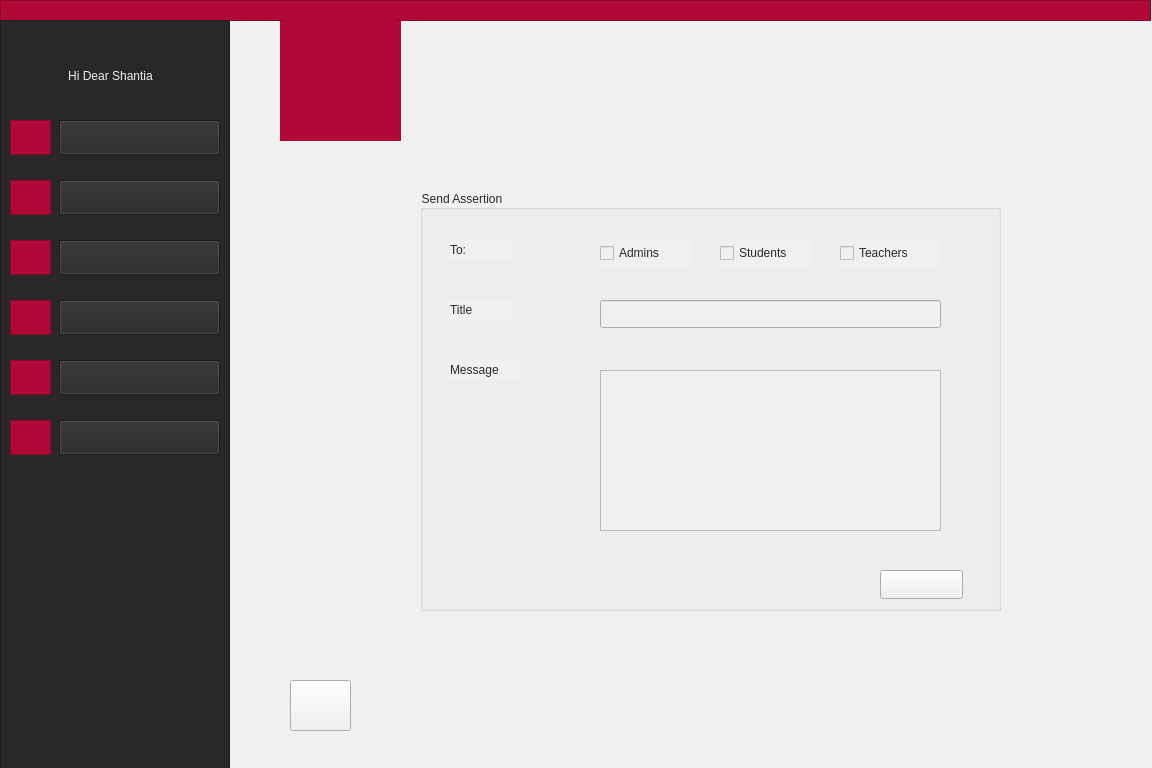
<?xml version="1.0" encoding="UTF-8"?>
<ui version="4.0">
 <class>AdminSendAssertion</class>
 <widget class="QWidget" name="AdminSendAssertion">
  <property name="geometry">
   <rect>
    <x>0</x>
    <y>0</y>
    <width>1152</width>
    <height>768</height>
   </rect>
  </property>
  <property name="minimumSize">
   <size>
    <width>1152</width>
    <height>768</height>
   </size>
  </property>
  <property name="windowTitle">
   <string>Form</string>
  </property>
  <property name="styleSheet">
   <string notr="true">background-color: rgb(240, 240, 240);</string>
  </property>
  <widget class="QLabel" name="label">
   <property name="geometry">
    <rect>
     <x>280</x>
     <y>20</y>
     <width>121</width>
     <height>121</height>
    </rect>
   </property>
   <property name="styleSheet">
    <string notr="true">background-color: rgb(178, 8, 55);
border-color: rgb(178, 8, 55);
</string>
   </property>
   <property name="text">
    <string/>
   </property>
   <property name="pixmap">
    <pixmap>:/AjaxLogo/filename.jpg</pixmap>
   </property>
   <property name="scaledContents">
    <bool>true</bool>
   </property>
   <property name="alignment">
    <set>Qt::AlignCenter</set>
   </property>
  </widget>
  <widget class="QLabel" name="label_9">
   <property name="geometry">
    <rect>
     <x>285</x>
     <y>20</y>
     <width>111</width>
     <height>111</height>
    </rect>
   </property>
   <property name="styleSheet">
    <string notr="true">background-color: rgb(178, 8, 55);</string>
   </property>
   <property name="text">
    <string/>
   </property>
   <property name="pixmap">
    <pixmap resource="pictures.qrc">:/logo/filename.jpg</pixmap>
   </property>
   <property name="scaledContents">
    <bool>true</bool>
   </property>
  </widget>
  <widget class="QFrame" name="frame">
   <property name="geometry">
    <rect>
     <x>0</x>
     <y>0</y>
     <width>1151</width>
     <height>21</height>
    </rect>
   </property>
   <property name="styleSheet">
    <string notr="true">background-color: rgb(178, 8, 55);
border-color: rgb(178, 8, 55);</string>
   </property>
   <property name="frameShape">
    <enum>QFrame::StyledPanel</enum>
   </property>
   <property name="frameShadow">
    <enum>QFrame::Raised</enum>
   </property>
  </widget>
  <widget class="QFrame" name="frame_2">
   <property name="geometry">
    <rect>
     <x>0</x>
     <y>20</y>
     <width>230</width>
     <height>768</height>
    </rect>
   </property>
   <property name="styleSheet">
    <string notr="true">background-color: rgb(41, 39, 40);
border-color: rgb(41, 39, 40);</string>
   </property>
   <property name="frameShape">
    <enum>QFrame::StyledPanel</enum>
   </property>
   <property name="frameShadow">
    <enum>QFrame::Raised</enum>
   </property>
   <widget class="QPushButton" name="pushButton">
    <property name="geometry">
     <rect>
      <x>59</x>
      <y>100</y>
      <width>161</width>
      <height>35</height>
     </rect>
    </property>
    <property name="styleSheet">
     <string notr="true">font: 11pt &quot;Montserrat&quot;;
</string>
    </property>
    <property name="text">
     <string/>
    </property>
   </widget>
   <widget class="QPushButton" name="pushButton_2">
    <property name="geometry">
     <rect>
      <x>59</x>
      <y>160</y>
      <width>161</width>
      <height>35</height>
     </rect>
    </property>
    <property name="styleSheet">
     <string notr="true">font: 11pt &quot;Montserrat&quot;;
</string>
    </property>
    <property name="text">
     <string/>
    </property>
   </widget>
   <widget class="QPushButton" name="pushButton_3">
    <property name="geometry">
     <rect>
      <x>59</x>
      <y>220</y>
      <width>161</width>
      <height>35</height>
     </rect>
    </property>
    <property name="styleSheet">
     <string notr="true">font: 11pt &quot;Montserrat&quot;;
</string>
    </property>
    <property name="text">
     <string/>
    </property>
   </widget>
   <widget class="QPushButton" name="pushButton_4">
    <property name="geometry">
     <rect>
      <x>59</x>
      <y>280</y>
      <width>161</width>
      <height>35</height>
     </rect>
    </property>
    <property name="styleSheet">
     <string notr="true">font: 11pt &quot;Montserrat&quot;;
</string>
    </property>
    <property name="text">
     <string/>
    </property>
   </widget>
   <widget class="QFrame" name="frame_3">
    <property name="geometry">
     <rect>
      <x>10</x>
      <y>100</y>
      <width>41</width>
      <height>35</height>
     </rect>
    </property>
    <property name="styleSheet">
     <string notr="true">background-color: rgb(178, 8, 55);
border-color: rgb(178, 8, 55);</string>
    </property>
    <property name="frameShape">
     <enum>QFrame::StyledPanel</enum>
    </property>
    <property name="frameShadow">
     <enum>QFrame::Raised</enum>
    </property>
    <widget class="QLabel" name="label_6">
     <property name="geometry">
      <rect>
       <x>5</x>
       <y>1</y>
       <width>31</width>
       <height>31</height>
      </rect>
     </property>
     <property name="styleSheet">
      <string notr="true"/>
     </property>
     <property name="text">
      <string/>
     </property>
     <property name="pixmap">
      <pixmap resource="icon.qrc">:/icon/profile.png</pixmap>
     </property>
     <property name="scaledContents">
      <bool>true</bool>
     </property>
    </widget>
   </widget>
   <widget class="QFrame" name="frame_5">
    <property name="geometry">
     <rect>
      <x>10</x>
      <y>160</y>
      <width>41</width>
      <height>35</height>
     </rect>
    </property>
    <property name="cursor">
     <cursorShape>ArrowCursor</cursorShape>
    </property>
    <property name="styleSheet">
     <string notr="true">background-color: rgb(178, 8, 55);
border-color: rgb(178, 8, 55);</string>
    </property>
    <property name="frameShape">
     <enum>QFrame::StyledPanel</enum>
    </property>
    <property name="frameShadow">
     <enum>QFrame::Raised</enum>
    </property>
    <widget class="QLabel" name="label_10">
     <property name="geometry">
      <rect>
       <x>5</x>
       <y>2</y>
       <width>31</width>
       <height>31</height>
      </rect>
     </property>
     <property name="text">
      <string/>
     </property>
     <property name="pixmap">
      <pixmap resource="icon.qrc">:/icon/message.png</pixmap>
     </property>
     <property name="scaledContents">
      <bool>true</bool>
     </property>
    </widget>
   </widget>
   <widget class="QFrame" name="frame_6">
    <property name="geometry">
     <rect>
      <x>10</x>
      <y>220</y>
      <width>41</width>
      <height>35</height>
     </rect>
    </property>
    <property name="styleSheet">
     <string notr="true">background-color: rgb(178, 8, 55);
border-color: rgb(178, 8, 55);</string>
    </property>
    <property name="frameShape">
     <enum>QFrame::StyledPanel</enum>
    </property>
    <property name="frameShadow">
     <enum>QFrame::Raised</enum>
    </property>
    <widget class="QLabel" name="label_7">
     <property name="geometry">
      <rect>
       <x>5</x>
       <y>2</y>
       <width>31</width>
       <height>31</height>
      </rect>
     </property>
     <property name="text">
      <string/>
     </property>
     <property name="pixmap">
      <pixmap resource="icon.qrc">:/icon/add-user.png</pixmap>
     </property>
     <property name="scaledContents">
      <bool>true</bool>
     </property>
    </widget>
   </widget>
   <widget class="QFrame" name="frame_7">
    <property name="geometry">
     <rect>
      <x>10</x>
      <y>280</y>
      <width>41</width>
      <height>35</height>
     </rect>
    </property>
    <property name="styleSheet">
     <string notr="true">background-color: rgb(178, 8, 55);
border-color: rgb(178, 8, 55);</string>
    </property>
    <property name="frameShape">
     <enum>QFrame::StyledPanel</enum>
    </property>
    <property name="frameShadow">
     <enum>QFrame::Raised</enum>
    </property>
    <widget class="QLabel" name="label_11">
     <property name="geometry">
      <rect>
       <x>5</x>
       <y>2</y>
       <width>31</width>
       <height>31</height>
      </rect>
     </property>
     <property name="text">
      <string/>
     </property>
     <property name="pixmap">
      <pixmap resource="icon.qrc">:/icon/upload-mail.png</pixmap>
     </property>
     <property name="scaledContents">
      <bool>true</bool>
     </property>
    </widget>
   </widget>
   <widget class="QLabel" name="label_2">
    <property name="geometry">
     <rect>
      <x>20</x>
      <y>40</y>
      <width>181</width>
      <height>31</height>
     </rect>
    </property>
    <property name="styleSheet">
     <string notr="true">font: 11pt &quot;Montserrat&quot;;
color: rgb(240, 240, 240);</string>
    </property>
    <property name="text">
     <string>Hi Dear Shantia</string>
    </property>
    <property name="alignment">
     <set>Qt::AlignCenter</set>
    </property>
   </widget>
   <widget class="QLabel" name="label_3">
    <property name="geometry">
     <rect>
      <x>100</x>
      <y>100</y>
      <width>81</width>
      <height>30</height>
     </rect>
    </property>
    <property name="autoFillBackground">
     <bool>false</bool>
    </property>
    <property name="styleSheet">
     <string notr="true">font: 11pt &quot;Montserrat&quot;;
color: rgb(240, 240, 240);</string>
    </property>
    <property name="lineWidth">
     <number>0</number>
    </property>
    <property name="text">
     <string>Profile</string>
    </property>
    <property name="alignment">
     <set>Qt::AlignCenter</set>
    </property>
   </widget>
   <widget class="QLabel" name="label_4">
    <property name="geometry">
     <rect>
      <x>90</x>
      <y>160</y>
      <width>101</width>
      <height>30</height>
     </rect>
    </property>
    <property name="styleSheet">
     <string notr="true">font: 11pt &quot;Montserrat&quot;;
color: rgb(240, 240, 240);</string>
    </property>
    <property name="text">
     <string>Messges</string>
    </property>
    <property name="alignment">
     <set>Qt::AlignCenter</set>
    </property>
   </widget>
   <widget class="QLabel" name="label_5">
    <property name="geometry">
     <rect>
      <x>90</x>
      <y>220</y>
      <width>111</width>
      <height>30</height>
     </rect>
    </property>
    <property name="styleSheet">
     <string notr="true">font: 11pt &quot;Montserrat&quot;;
color: rgb(240, 240, 240);</string>
    </property>
    <property name="text">
     <string>Add People</string>
    </property>
    <property name="alignment">
     <set>Qt::AlignCenter</set>
    </property>
   </widget>
   <widget class="QLabel" name="label_8">
    <property name="geometry">
     <rect>
      <x>70</x>
      <y>280</y>
      <width>141</width>
      <height>30</height>
     </rect>
    </property>
    <property name="styleSheet">
     <string notr="true">font: 11pt &quot;Montserrat&quot;;
color: rgb(240, 240, 240);</string>
    </property>
    <property name="text">
     <string>Send Assertion</string>
    </property>
    <property name="alignment">
     <set>Qt::AlignCenter</set>
    </property>
   </widget>
   <widget class="QFrame" name="frame_8">
    <property name="geometry">
     <rect>
      <x>10</x>
      <y>340</y>
      <width>41</width>
      <height>35</height>
     </rect>
    </property>
    <property name="styleSheet">
     <string notr="true">background-color: rgb(178, 8, 55);
border-color: rgb(178, 8, 55);</string>
    </property>
    <property name="frameShape">
     <enum>QFrame::StyledPanel</enum>
    </property>
    <property name="frameShadow">
     <enum>QFrame::Raised</enum>
    </property>
    <widget class="QLabel" name="label_17">
     <property name="geometry">
      <rect>
       <x>5</x>
       <y>2</y>
       <width>31</width>
       <height>31</height>
      </rect>
     </property>
     <property name="text">
      <string/>
     </property>
     <property name="pixmap">
      <pixmap resource="classIcon.qrc">:/classIcon/icons8-class-50.png</pixmap>
     </property>
     <property name="scaledContents">
      <bool>true</bool>
     </property>
    </widget>
   </widget>
   <widget class="QPushButton" name="pushButton_7">
    <property name="geometry">
     <rect>
      <x>59</x>
      <y>340</y>
      <width>161</width>
      <height>35</height>
     </rect>
    </property>
    <property name="styleSheet">
     <string notr="true">font: 11pt &quot;Montserrat&quot;;
</string>
    </property>
    <property name="text">
     <string/>
    </property>
   </widget>
   <widget class="QLabel" name="label_18">
    <property name="geometry">
     <rect>
      <x>90</x>
      <y>350</y>
      <width>101</width>
      <height>20</height>
     </rect>
    </property>
    <property name="styleSheet">
     <string notr="true">font: 11pt &quot;Montserrat&quot;;
color: rgb(240, 240, 240);</string>
    </property>
    <property name="text">
     <string>Add CLass</string>
    </property>
   </widget>
   <widget class="QFrame" name="frame_9">
    <property name="geometry">
     <rect>
      <x>10</x>
      <y>400</y>
      <width>41</width>
      <height>35</height>
     </rect>
    </property>
    <property name="styleSheet">
     <string notr="true">background-color: rgb(178, 8, 55);
border-color: rgb(178, 8, 55);</string>
    </property>
    <property name="frameShape">
     <enum>QFrame::StyledPanel</enum>
    </property>
    <property name="frameShadow">
     <enum>QFrame::Raised</enum>
    </property>
    <widget class="QLabel" name="label_19">
     <property name="geometry">
      <rect>
       <x>5</x>
       <y>2</y>
       <width>31</width>
       <height>31</height>
      </rect>
     </property>
     <property name="text">
      <string/>
     </property>
     <property name="pixmap">
      <pixmap resource="icon.qrc">:/icon/information.png</pixmap>
     </property>
     <property name="scaledContents">
      <bool>true</bool>
     </property>
    </widget>
   </widget>
   <widget class="QLabel" name="label_20">
    <property name="geometry">
     <rect>
      <x>60</x>
      <y>400</y>
      <width>161</width>
      <height>30</height>
     </rect>
    </property>
    <property name="styleSheet">
     <string notr="true">font: 11pt &quot;Montserrat&quot;;
color: rgb(240, 240, 240);</string>
    </property>
    <property name="text">
     <string>Class Information</string>
    </property>
    <property name="alignment">
     <set>Qt::AlignCenter</set>
    </property>
   </widget>
   <widget class="QPushButton" name="pushButton_6">
    <property name="geometry">
     <rect>
      <x>59</x>
      <y>400</y>
      <width>161</width>
      <height>35</height>
     </rect>
    </property>
    <property name="styleSheet">
     <string notr="true">font: 11pt &quot;Montserrat&quot;;
</string>
    </property>
    <property name="text">
     <string/>
    </property>
   </widget>
   <zorder>frame_5</zorder>
   <zorder>frame_6</zorder>
   <zorder>frame_7</zorder>
   <zorder>label_2</zorder>
   <zorder>label_3</zorder>
   <zorder>label_4</zorder>
   <zorder>label_5</zorder>
   <zorder>label_8</zorder>
   <zorder>frame_3</zorder>
   <zorder>pushButton</zorder>
   <zorder>pushButton_2</zorder>
   <zorder>pushButton_3</zorder>
   <zorder>pushButton_4</zorder>
   <zorder>frame_8</zorder>
   <zorder>label_18</zorder>
   <zorder>pushButton_7</zorder>
   <zorder>frame_9</zorder>
   <zorder>label_20</zorder>
   <zorder>pushButton_6</zorder>
  </widget>
  <widget class="QPushButton" name="backToMenu">
   <property name="geometry">
    <rect>
     <x>290</x>
     <y>680</y>
     <width>61</width>
     <height>51</height>
    </rect>
   </property>
   <property name="text">
    <string/>
   </property>
  </widget>
  <widget class="QLabel" name="label_14">
   <property name="geometry">
    <rect>
     <x>300</x>
     <y>680</y>
     <width>41</width>
     <height>46</height>
    </rect>
   </property>
   <property name="text">
    <string/>
   </property>
   <property name="pixmap">
    <pixmap resource="arrowIcon.qrc">:/new/prefix1/icons8-left-arrow-50.png</pixmap>
   </property>
   <property name="scaledContents">
    <bool>true</bool>
   </property>
  </widget>
  <widget class="QGroupBox" name="groupBox">
   <property name="geometry">
    <rect>
     <x>420</x>
     <y>190</y>
     <width>581</width>
     <height>421</height>
    </rect>
   </property>
   <property name="styleSheet">
    <string notr="true">font: 9pt &quot;Montserrat&quot;;
color: rgb(41, 39, 40);</string>
   </property>
   <property name="title">
    <string>Send Assertion</string>
   </property>
   <widget class="QLabel" name="label_12">
    <property name="geometry">
     <rect>
      <x>30</x>
      <y>50</y>
      <width>63</width>
      <height>20</height>
     </rect>
    </property>
    <property name="styleSheet">
     <string notr="true">font: 9pt &quot;Montserrat&quot;;
color: rgb(41, 39, 40);</string>
    </property>
    <property name="text">
     <string>To:</string>
    </property>
   </widget>
   <widget class="QTextEdit" name="messageLine">
    <property name="geometry">
     <rect>
      <x>180</x>
      <y>180</y>
      <width>341</width>
      <height>161</height>
     </rect>
    </property>
   </widget>
   <widget class="QLabel" name="label_13">
    <property name="geometry">
     <rect>
      <x>30</x>
      <y>110</y>
      <width>63</width>
      <height>20</height>
     </rect>
    </property>
    <property name="styleSheet">
     <string notr="true">font: 9pt &quot;Montserrat&quot;;
color: rgb(41, 39, 40);</string>
    </property>
    <property name="text">
     <string>Title</string>
    </property>
   </widget>
   <widget class="QLabel" name="label_16">
    <property name="geometry">
     <rect>
      <x>460</x>
      <y>385</y>
      <width>63</width>
      <height>20</height>
     </rect>
    </property>
    <property name="styleSheet">
     <string notr="true">font: 9pt &quot;Montserrat&quot;;
color: rgb(178, 8, 55);</string>
    </property>
    <property name="text">
     <string>Send</string>
    </property>
    <property name="alignment">
     <set>Qt::AlignCenter</set>
    </property>
   </widget>
   <widget class="QPushButton" name="sendbtn">
    <property name="geometry">
     <rect>
      <x>460</x>
      <y>380</y>
      <width>83</width>
      <height>29</height>
     </rect>
    </property>
    <property name="text">
     <string/>
    </property>
   </widget>
   <widget class="QCheckBox" name="TeacherBox">
    <property name="geometry">
     <rect>
      <x>420</x>
      <y>50</y>
      <width>101</width>
      <height>26</height>
     </rect>
    </property>
    <property name="styleSheet">
     <string notr="true">font: 9pt &quot;Montserrat&quot;;
color: rgb(41, 39, 40);</string>
    </property>
    <property name="text">
     <string>Teachers</string>
    </property>
   </widget>
   <widget class="QLabel" name="label_15">
    <property name="geometry">
     <rect>
      <x>30</x>
      <y>170</y>
      <width>71</width>
      <height>20</height>
     </rect>
    </property>
    <property name="styleSheet">
     <string notr="true">font: 9pt &quot;Montserrat&quot;;
color: rgb(41, 39, 40);</string>
    </property>
    <property name="text">
     <string>Message</string>
    </property>
   </widget>
   <widget class="QLineEdit" name="TitleLine">
    <property name="geometry">
     <rect>
      <x>180</x>
      <y>110</y>
      <width>341</width>
      <height>28</height>
     </rect>
    </property>
   </widget>
   <widget class="QCheckBox" name="StudentBox">
    <property name="geometry">
     <rect>
      <x>300</x>
      <y>50</y>
      <width>93</width>
      <height>26</height>
     </rect>
    </property>
    <property name="styleSheet">
     <string notr="true">font: 9pt &quot;Montserrat&quot;;
color: rgb(41, 39, 40);</string>
    </property>
    <property name="text">
     <string>Students</string>
    </property>
   </widget>
   <widget class="QCheckBox" name="AdminBox">
    <property name="geometry">
     <rect>
      <x>180</x>
      <y>50</y>
      <width>93</width>
      <height>26</height>
     </rect>
    </property>
    <property name="styleSheet">
     <string notr="true">font: 9pt &quot;Montserrat&quot;;
color: rgb(41, 39, 40);</string>
    </property>
    <property name="text">
     <string>Admins</string>
    </property>
   </widget>
  </widget>
  <zorder>label</zorder>
  <zorder>frame</zorder>
  <zorder>frame_2</zorder>
  <zorder>label_9</zorder>
  <zorder>label_14</zorder>
  <zorder>backToMenu</zorder>
  <zorder>groupBox</zorder>
 </widget>
 <resources>
  <include location="classIcon.qrc"/>
  <include location="icon.qrc"/>
  <include location="arrowIcon.qrc"/>
  <include location="pictures.qrc"/>
 </resources>
 <connections/>
</ui>
